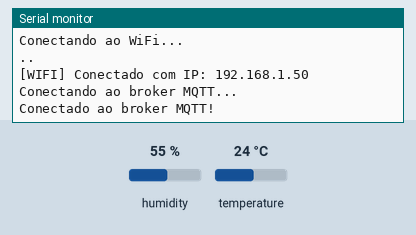
Simulated run of this sketch. Board: ESP32. Shown: the last lines printed to the serial monitor. Inputs (shaded band) come from the test bench; at power-on: humidity 55 %, temperature 24 °C. WiFi joins after 1.5 s; servers stay silent unless stated; no MQTT or app messages arrive unless stated.

Above: at 3.2 s.
3.3 s: humidity set to 22 %
At 11.3 s:
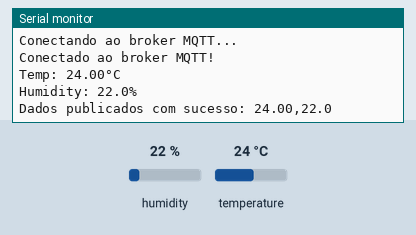
16.7 s: temperature set to 12 °C
At 21.3 s:
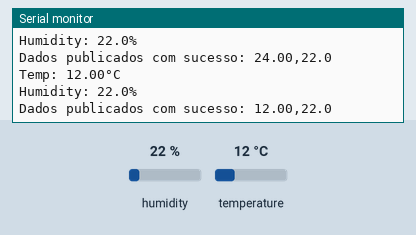
30.1 s: humidity set to 40 %
At 41.3 s:
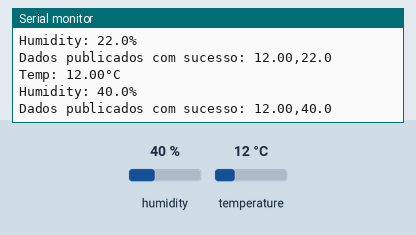

The sketch:

sketch_rain_preview_worker.ino
```cpp
#include "DHTesp.h"
#include <WiFi.h>
#include <PubSubClient.h>

// Configurações do Wi-Fi
const char* ssid = "Girassol";
const char* password = "beijaflor";

// Configurações do MQTT
const char* mqtt_broker = "broker.hivemq.com"; // Broker público gratuito
const int mqtt_port = 1883;                    // Porta padrão MQTT
const char* mqtt_topic = "esp32/dht22/dados";  // Tópico onde os dados serão publicados

WiFiClient espClient;
PubSubClient mqttClient(espClient);

const int DHT_PIN = 15;       // Pino do DHT22
DHTesp dhtSensor;             // Instância do sensor DHT22

unsigned long previousMillis = 0;
const long interval = 10000;  // Intervalo para envio de dados (10 segundos)

void setup() {
  Serial.begin(115200);
  dhtSensor.setup(DHT_PIN, DHTesp::DHT22);

  // Conectar ao Wi-Fi
  Serial.println("Conectando ao WiFi...");
  WiFi.begin(ssid, password);
  while (WiFi.status() != WL_CONNECTED) {
    Serial.print(".");
    delay(1000);
  }
  Serial.println("\n[WIFI] Conectado com IP: " + WiFi.localIP().toString());

  // Configurar conexão MQTT
  mqttClient.setServer(mqtt_broker, mqtt_port);
  conectarMQTT();
}

void loop() {
  // Reconectar MQTT se necessário
  if (!mqttClient.connected()) {
    conectarMQTT();
  }
  mqttClient.loop();

  unsigned long currentMillis = millis();
  if (currentMillis - previousMillis >= interval) {
    previousMillis = currentMillis;

    // Leitura do sensor
    TempAndHumidity data = dhtSensor.getTempAndHumidity();
    if (isnan(data.temperature) || isnan(data.humidity)) {
      Serial.println("Erro na leitura do sensor.");
      return;
    }

    // Exibir dados no monitor serial
    Serial.println("Temp: " + String(data.temperature, 2) + "°C");
    Serial.println("Humidity: " + String(data.humidity, 1) + "%");

    // Publicar dados no tópico MQTT
    publicarDadosMQTT(data.temperature, data.humidity);
  }
}

void conectarMQTT() {
  Serial.println("Conectando ao broker MQTT...");
  while (!mqttClient.connected()) {
    if (mqttClient.connect("ESP32_Client_DHT22")) {
      Serial.println("Conectado ao broker MQTT!");
    } else {
      Serial.print("Falha na conexão. Código: ");
      Serial.println(mqttClient.state());
      delay(2000);
    }
  }
}

void publicarDadosMQTT(float temperature, float humidity) {
  // Montar a mensagem como uma string no formato "temperatura,umidade"
  String mensagem = String(temperature, 2) + "," + String(humidity, 1);

  // Publicar mensagem no tópico MQTT
  if (mqttClient.publish(mqtt_topic, mensagem.c_str())) {
    Serial.println("Dados publicados com sucesso: " + mensagem);
  } else {
    Serial.println("Falha ao publicar mensagem.");
  }
}
```

Measured:
- after the input at 3.3 s, the serial monitor: prints a new line after 6.7 s (image 1)
- after the input at 16.7 s, the serial monitor: prints a new line after 3.3 s (image 2)
- after the input at 30.1 s, the serial monitor: prints a new line after 9.9 s (image 3)
